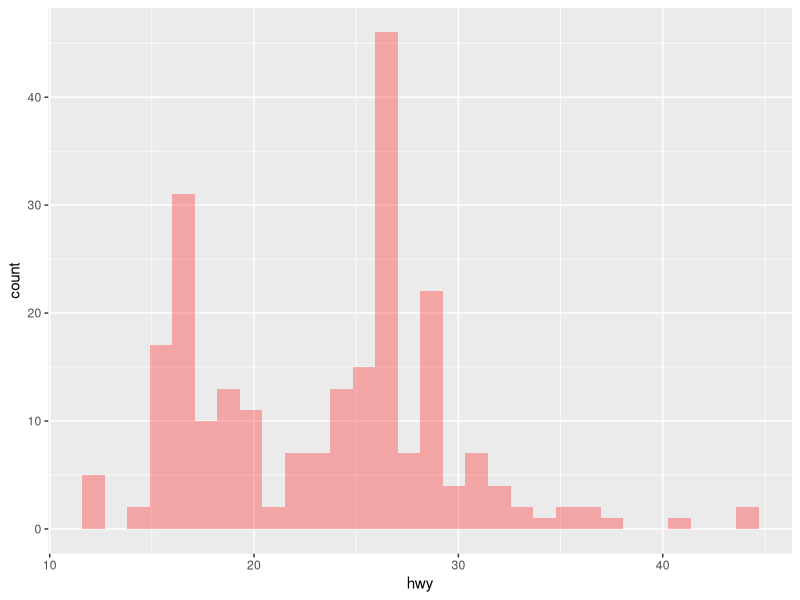
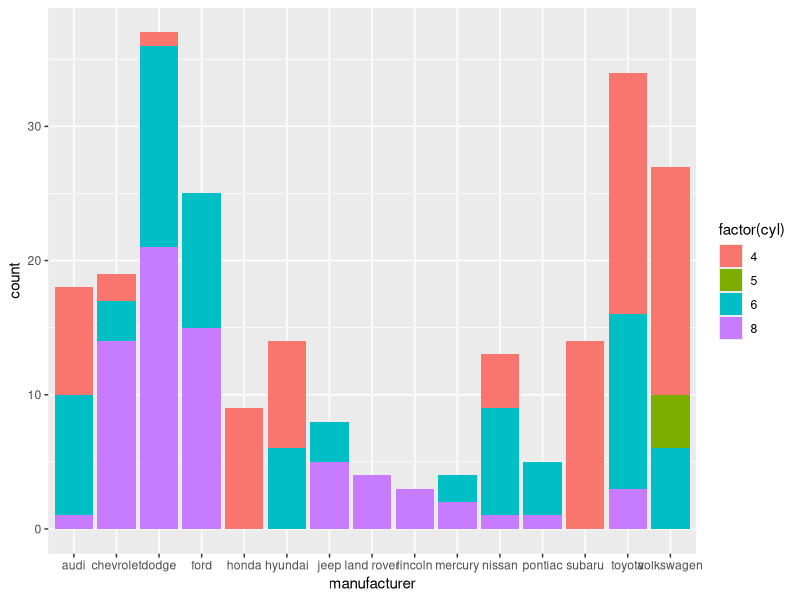
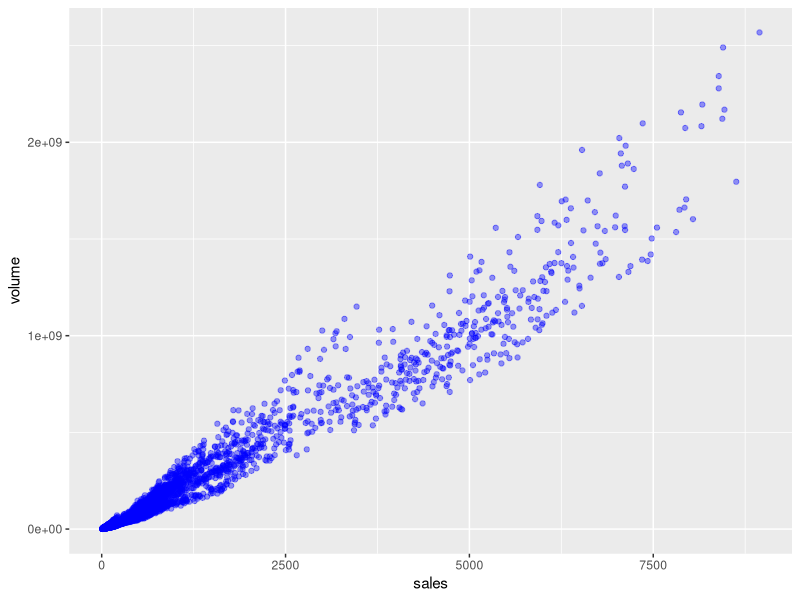
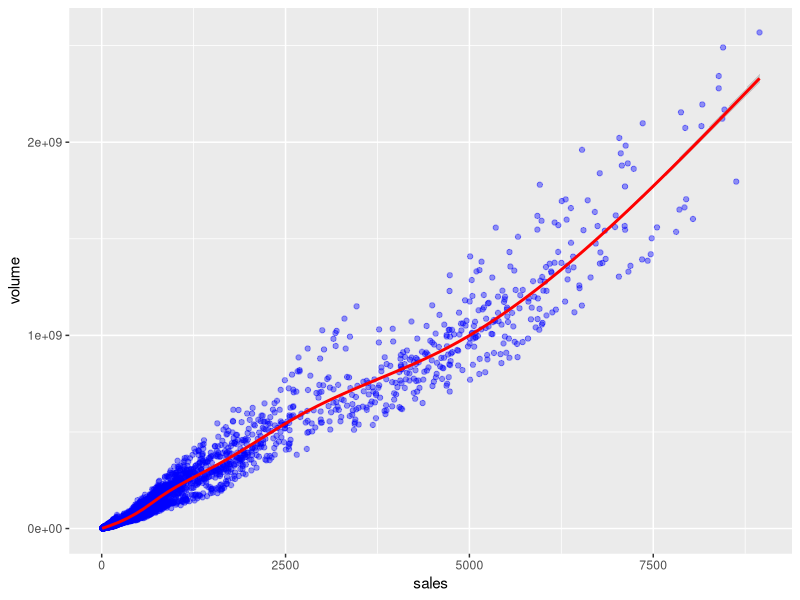

Write R code to recreate these figures, in order.
## ---- chunk 1
library(ggplot2)
library(ggthemes)
head(mpg)
## ---- chunk 2
pl <- ggplot(mpg, aes(x=hwy))
pl2 <- pl + geom_histogram(fill='red', alpha=0.3, bins=30)
pl2
## ---- chunk 3
pl <- ggplot(mpg, aes(x=manufacturer))
pl2 <- pl + geom_bar(aes(fill=factor(cyl)))
pl2
## ---- chunk 4
head(txhousing)
## ---- chunk 5
pl <- ggplot(txhousing, aes(x=sales, y=volume))
pl2 <- pl + geom_point(color='blue', alpha=0.4)
pl2
## ---- chunk 6
pl <- ggplot(txhousing, aes(x=sales, y=volume))
pl2 <- pl + geom_point(color='blue', alpha=0.4)
pl3 <- pl2 + geom_smooth(color='red')
pl3
